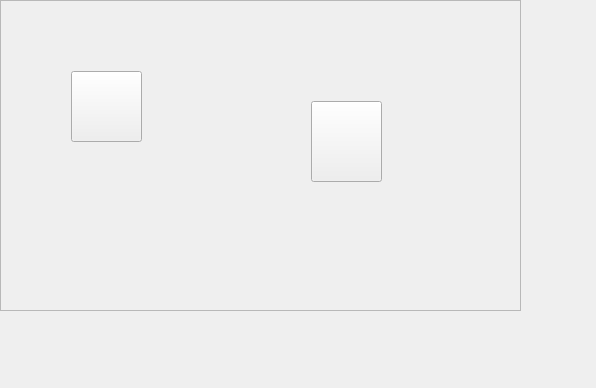
<?xml version="1.0" encoding="UTF-8"?>
<ui version="4.0">
 <class>Tab3ControlPannel</class>
 <widget class="QWidget" name="Tab3ControlPannel">
  <property name="geometry">
   <rect>
    <x>0</x>
    <y>0</y>
    <width>596</width>
    <height>388</height>
   </rect>
  </property>
  <property name="windowTitle">
   <string>Form</string>
  </property>
  <widget class="QScrollArea" name="scrollArea">
   <property name="geometry">
    <rect>
     <x>0</x>
     <y>0</y>
     <width>521</width>
     <height>311</height>
    </rect>
   </property>
   <property name="widgetResizable">
    <bool>true</bool>
   </property>
   <widget class="QWidget" name="scrollAreaWidgetContents_6">
    <property name="geometry">
     <rect>
      <x>0</x>
      <y>0</y>
      <width>519</width>
      <height>309</height>
     </rect>
    </property>
    <widget class="QLabel" name="label">
     <property name="geometry">
      <rect>
       <x>0</x>
       <y>-10</y>
       <width>523</width>
       <height>321</height>
      </rect>
     </property>
     <property name="text">
      <string/>
     </property>
     <property name="pixmap">
      <pixmap resource="IotQtClient.qrc">:/IotQtClient/Image/room.png</pixmap>
     </property>
    </widget>
    <widget class="QPushButton" name="pPBPlug">
     <property name="geometry">
      <rect>
       <x>310</x>
       <y>100</y>
       <width>71</width>
       <height>81</height>
      </rect>
     </property>
     <property name="text">
      <string/>
     </property>
     <property name="icon">
      <iconset resource="IotQtClient.qrc">
       <normaloff>:/IotQtClient/Image/plug_off.png</normaloff>
       <normalon>:/IotQtClient/Image/plug_on.png</normalon>:/IotQtClient/Image/plug_off.png</iconset>
     </property>
     <property name="iconSize">
      <size>
       <width>60</width>
       <height>60</height>
      </size>
     </property>
     <property name="checkable">
      <bool>true</bool>
     </property>
    </widget>
    <widget class="QPushButton" name="pPBLamp">
     <property name="geometry">
      <rect>
       <x>70</x>
       <y>70</y>
       <width>71</width>
       <height>71</height>
      </rect>
     </property>
     <property name="text">
      <string/>
     </property>
     <property name="icon">
      <iconset resource="IotQtClient.qrc">
       <normaloff>:/IotQtClient/Image/light_off.png</normaloff>
       <normalon>:/IotQtClient/Image/light_on.png</normalon>:/IotQtClient/Image/light_off.png</iconset>
     </property>
     <property name="iconSize">
      <size>
       <width>60</width>
       <height>60</height>
      </size>
     </property>
     <property name="checkable">
      <bool>true</bool>
     </property>
    </widget>
   </widget>
  </widget>
 </widget>
 <resources>
  <include location="IotQtClient.qrc"/>
 </resources>
 <connections/>
</ui>
